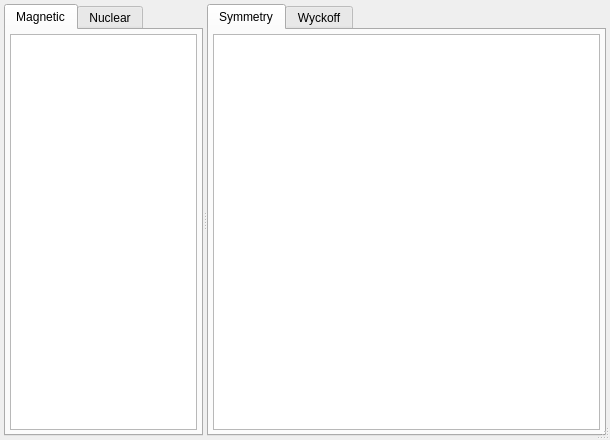
<?xml version="1.0" encoding="UTF-8"?>
<ui version="4.0">
 <class>SgBrowserDlg</class>
 <widget class="QDialog" name="SgBrowserDlg">
  <property name="geometry">
   <rect>
    <x>0</x>
    <y>0</y>
    <width>610</width>
    <height>440</height>
   </rect>
  </property>
  <property name="windowTitle">
   <string>Magnetic Space Group Types</string>
  </property>
  <property name="sizeGripEnabled">
   <bool>true</bool>
  </property>
  <layout class="QGridLayout" name="gridLayout_4">
   <property name="leftMargin">
    <number>4</number>
   </property>
   <property name="topMargin">
    <number>4</number>
   </property>
   <property name="rightMargin">
    <number>4</number>
   </property>
   <property name="bottomMargin">
    <number>4</number>
   </property>
   <property name="spacing">
    <number>2</number>
   </property>
   <item row="0" column="0">
    <widget class="QSplitter" name="splitter">
     <property name="orientation">
      <enum>Qt::Horizontal</enum>
     </property>
     <widget class="QTabWidget" name="tabSGs">
      <property name="sizePolicy">
       <sizepolicy hsizetype="Expanding" vsizetype="Expanding">
        <horstretch>1</horstretch>
        <verstretch>1</verstretch>
       </sizepolicy>
      </property>
      <property name="currentIndex">
       <number>0</number>
      </property>
      <widget class="QWidget" name="tabMag">
       <attribute name="title">
        <string>Magnetic</string>
       </attribute>
       <layout class="QGridLayout" name="gridLayout">
        <property name="leftMargin">
         <number>4</number>
        </property>
        <property name="topMargin">
         <number>4</number>
        </property>
        <property name="rightMargin">
         <number>4</number>
        </property>
        <property name="bottomMargin">
         <number>4</number>
        </property>
        <property name="spacing">
         <number>2</number>
        </property>
        <item row="0" column="0">
         <widget class="QTreeWidget" name="treeMagSG">
          <property name="sizePolicy">
           <sizepolicy hsizetype="Expanding" vsizetype="Expanding">
            <horstretch>1</horstretch>
            <verstretch>1</verstretch>
           </sizepolicy>
          </property>
          <property name="editTriggers">
           <set>QAbstractItemView::NoEditTriggers</set>
          </property>
          <property name="showDropIndicator" stdset="0">
           <bool>false</bool>
          </property>
          <property name="alternatingRowColors">
           <bool>true</bool>
          </property>
          <property name="allColumnsShowFocus">
           <bool>true</bool>
          </property>
          <attribute name="headerVisible">
           <bool>false</bool>
          </attribute>
          <column>
           <property name="text">
            <string notr="true">1</string>
           </property>
          </column>
         </widget>
        </item>
       </layout>
      </widget>
      <widget class="QWidget" name="tabNucl">
       <attribute name="title">
        <string>Nuclear</string>
       </attribute>
       <layout class="QGridLayout" name="gridLayout_5">
        <property name="leftMargin">
         <number>4</number>
        </property>
        <property name="topMargin">
         <number>4</number>
        </property>
        <property name="rightMargin">
         <number>4</number>
        </property>
        <property name="bottomMargin">
         <number>4</number>
        </property>
        <property name="spacing">
         <number>2</number>
        </property>
        <item row="0" column="0">
         <widget class="QTreeWidget" name="treeNuclSG">
          <property name="sizePolicy">
           <sizepolicy hsizetype="Expanding" vsizetype="Expanding">
            <horstretch>1</horstretch>
            <verstretch>1</verstretch>
           </sizepolicy>
          </property>
          <property name="editTriggers">
           <set>QAbstractItemView::NoEditTriggers</set>
          </property>
          <property name="tabKeyNavigation">
           <bool>false</bool>
          </property>
          <property name="showDropIndicator" stdset="0">
           <bool>false</bool>
          </property>
          <property name="dragDropOverwriteMode">
           <bool>false</bool>
          </property>
          <property name="alternatingRowColors">
           <bool>true</bool>
          </property>
          <property name="selectionMode">
           <enum>QAbstractItemView::SingleSelection</enum>
          </property>
          <property name="selectionBehavior">
           <enum>QAbstractItemView::SelectRows</enum>
          </property>
          <property name="allColumnsShowFocus">
           <bool>true</bool>
          </property>
          <property name="headerHidden">
           <bool>true</bool>
          </property>
          <column>
           <property name="text">
            <string notr="true">1</string>
           </property>
          </column>
         </widget>
        </item>
       </layout>
      </widget>
     </widget>
     <widget class="QTabWidget" name="tabOps">
      <property name="sizePolicy">
       <sizepolicy hsizetype="Expanding" vsizetype="Expanding">
        <horstretch>2</horstretch>
        <verstretch>1</verstretch>
       </sizepolicy>
      </property>
      <property name="currentIndex">
       <number>0</number>
      </property>
      <widget class="QWidget" name="tabSym">
       <attribute name="title">
        <string>Symmetry</string>
       </attribute>
       <layout class="QGridLayout" name="gridLayout_2">
        <property name="leftMargin">
         <number>4</number>
        </property>
        <property name="topMargin">
         <number>4</number>
        </property>
        <property name="rightMargin">
         <number>4</number>
        </property>
        <property name="bottomMargin">
         <number>4</number>
        </property>
        <property name="spacing">
         <number>2</number>
        </property>
        <item row="0" column="0">
         <widget class="QListWidget" name="listSymOps">
          <property name="sizePolicy">
           <sizepolicy hsizetype="Expanding" vsizetype="Expanding">
            <horstretch>1</horstretch>
            <verstretch>1</verstretch>
           </sizepolicy>
          </property>
          <property name="showDropIndicator" stdset="0">
           <bool>false</bool>
          </property>
          <property name="defaultDropAction">
           <enum>Qt::IgnoreAction</enum>
          </property>
          <property name="alternatingRowColors">
           <bool>true</bool>
          </property>
          <property name="wordWrap">
           <bool>false</bool>
          </property>
         </widget>
        </item>
       </layout>
      </widget>
      <widget class="QWidget" name="tabWyc">
       <attribute name="title">
        <string>Wyckoff</string>
       </attribute>
       <layout class="QGridLayout" name="gridLayout_3">
        <property name="leftMargin">
         <number>4</number>
        </property>
        <property name="topMargin">
         <number>4</number>
        </property>
        <property name="rightMargin">
         <number>4</number>
        </property>
        <property name="bottomMargin">
         <number>4</number>
        </property>
        <property name="spacing">
         <number>2</number>
        </property>
        <item row="0" column="0">
         <widget class="QTreeWidget" name="listWyc">
          <property name="showDropIndicator" stdset="0">
           <bool>false</bool>
          </property>
          <property name="alternatingRowColors">
           <bool>true</bool>
          </property>
          <property name="allColumnsShowFocus">
           <bool>true</bool>
          </property>
          <property name="columnCount">
           <number>1</number>
          </property>
          <attribute name="headerVisible">
           <bool>false</bool>
          </attribute>
          <column>
           <property name="text">
            <string notr="true">1</string>
           </property>
          </column>
         </widget>
        </item>
       </layout>
      </widget>
     </widget>
    </widget>
   </item>
  </layout>
 </widget>
 <tabstops>
  <tabstop>tabSGs</tabstop>
  <tabstop>treeMagSG</tabstop>
  <tabstop>treeNuclSG</tabstop>
  <tabstop>tabOps</tabstop>
  <tabstop>listSymOps</tabstop>
  <tabstop>listWyc</tabstop>
 </tabstops>
 <resources/>
 <connections/>
</ui>
